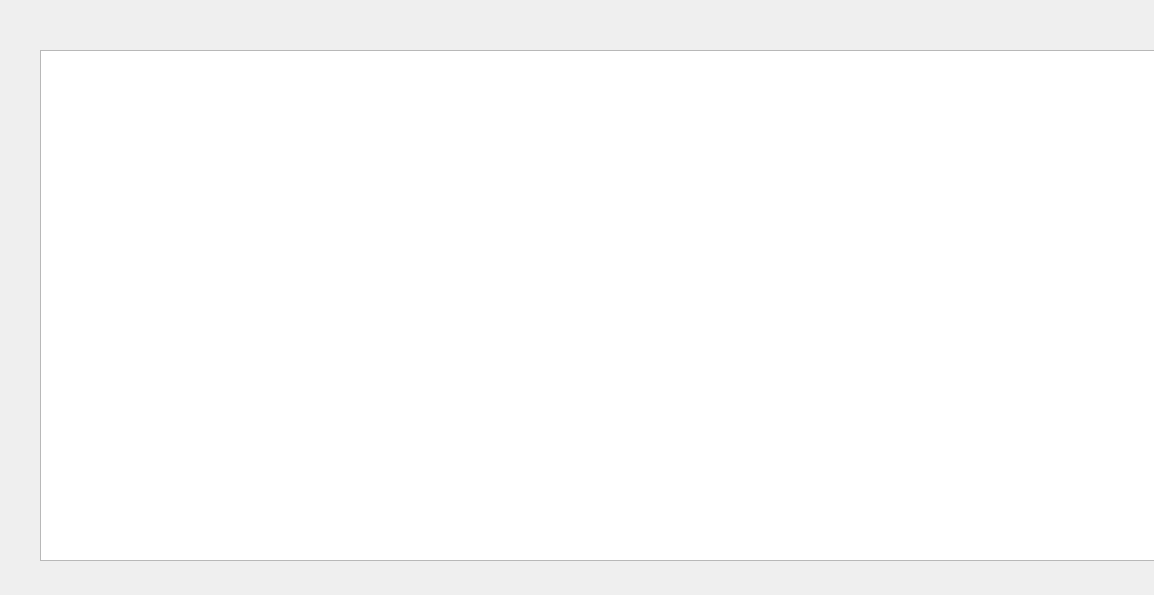
<?xml version="1.0" encoding="UTF-8"?>
<ui version="4.0">
 <class>Form</class>
 <widget class="QWidget" name="Form">
  <property name="geometry">
   <rect>
    <x>0</x>
    <y>0</y>
    <width>1154</width>
    <height>595</height>
   </rect>
  </property>
  <property name="windowTitle">
   <string>Form</string>
  </property>
  <widget class="QTableWidget" name="tableWidgetJob">
   <property name="geometry">
    <rect>
     <x>40</x>
     <y>50</y>
     <width>1621</width>
     <height>511</height>
    </rect>
   </property>
  </widget>
 </widget>
 <resources/>
 <connections/>
</ui>
